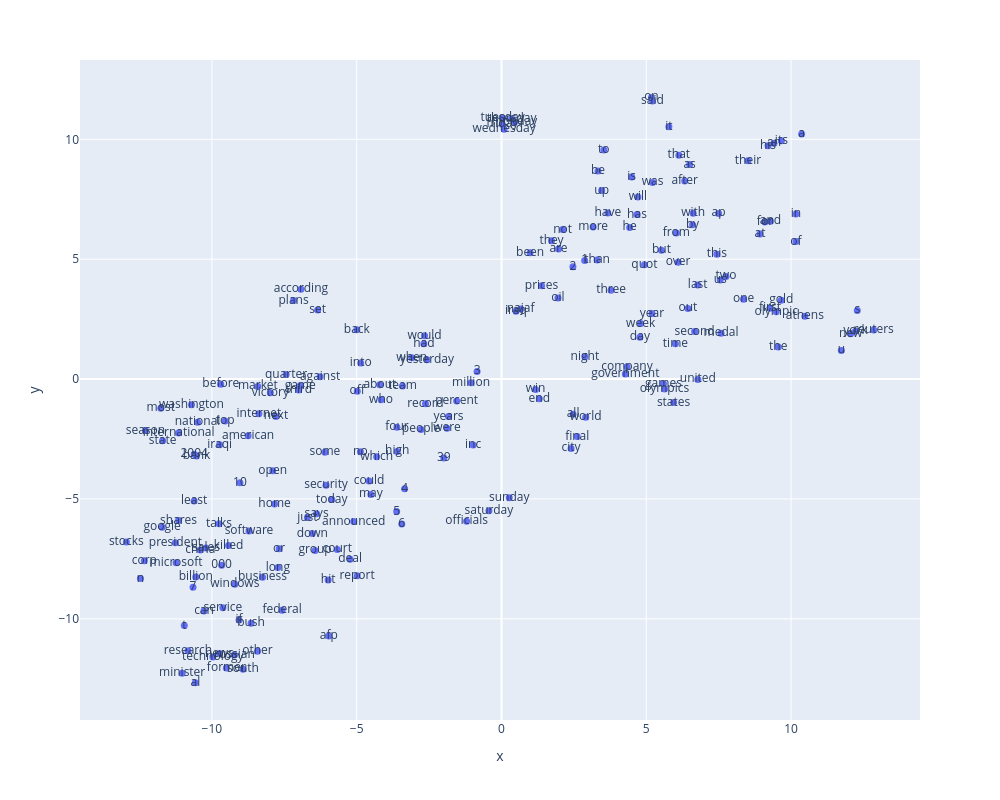

The notebook cell this image was saved under:
### Code cell
plot_top_words_map(model, 190, word_counts)

### Figure 1 — Plotly figure (JSON) as saved in the notebook; plotly's stock layout.template omitted (floating-point values rounded to 4 significant figures; data arrays with more than 128 entries replaced by an {"elided": "..."} marker saying what was removed)
{"data": [{"hovertemplate": "<b>%{hovertext}</b><br><br>x=%{x}<br>y=%{y}<br>word=%{text}<extra></extra>", "hovertext": {"elided": "190 str values"}, "legendgroup": "", "marker": {"color": "#636efa", "symbol": "circle", "size": 7}, "mode": "markers+text", "name": "", "orientation": "v", "showlegend": false, "text": {"elided": "190 str values"}, "x": {"elided": "190 float values"}, "xaxis": "x", "y": {"elided": "190 float values"}, "yaxis": "y", "type": "scatter"}], "layout": {"xaxis": {"anchor": "y", "domain": [0.0, 1.0], "title": {"text": "x"}}, "yaxis": {"anchor": "x", "domain": [0.0, 1.0], "title": {"text": "y"}}, "legend": {"tracegroupgap": 0}, "margin": {"t": 60}, "width": 1000, "height": 800}}
